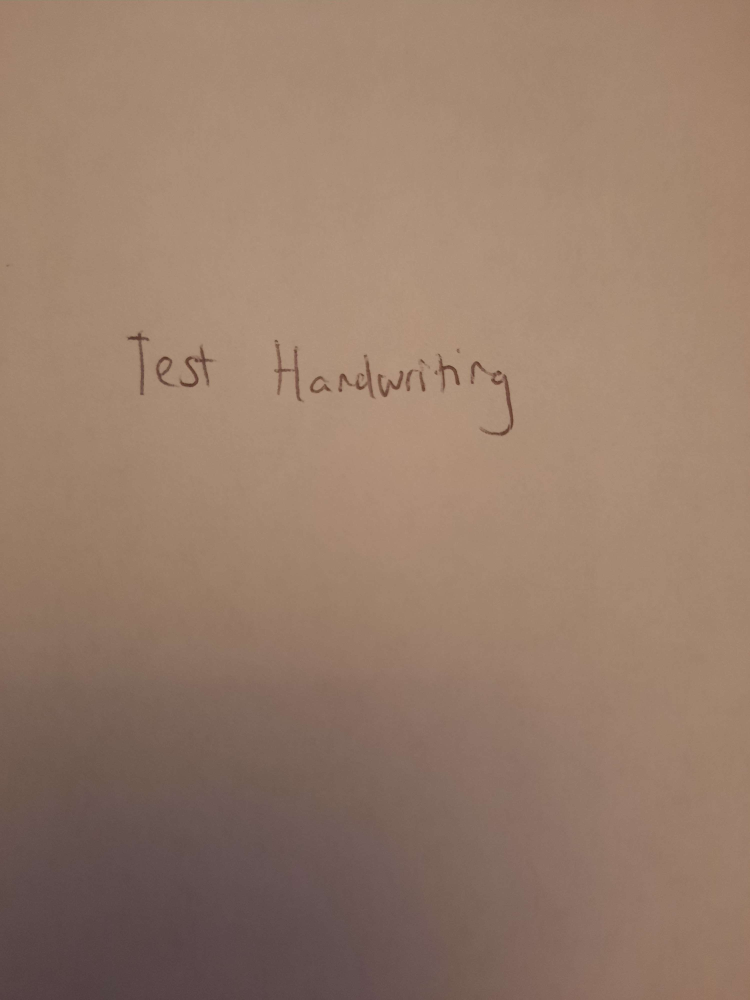
#> input picture notebook/20230721_214550.jpg, 3000 x 4000 px (shown at 1/4 size)
$ jupyter execute --allow-errors model.ipynb
#> lines starting #> are read from the running program, lines starting #| are printed output that depends on the picture; after the words box and inside, x2 and y2 are one past the last pixel; in counts of white or black regions, pixels touching at a corner belong together
[cell 1]
import typing
import string

import tensorflow as tf
from tensorflow import keras
import numpy as np
import cv2
import os
import hashlib

import urllib.request
import urllib.parse

tf.__version__

[cell 2]
import keras_ocr

#> (a cell that did not finish here is left out)

#> (a cell that did not finish here is left out)

#> (a cell that did not finish here is left out)

[cell 6]
import matplotlib.pyplot as plt
import pandas as pd

#> (a cell that did not finish here is left out)

#> (a cell that did not finish here is left out)

[cell 9]
from PIL import Image

[cell 10]
im = Image.open(r"20230721_214550.jpg")
#> im is the input picture: PIL image 3000x4000 RGB; mean R, G, B 150.7, 124, 106.3
#> (the rest of this cell did not finish here and is left out)

[cell 11]
threshold = 127
fn = lambda x : 255 if x < threshold else 0
#> (the rest of this cell did not finish here and is left out)

#> (a cell that did not finish here is left out)

[cell 13]
normal_dataset = np.empty((39334, 28, 28))
normal_test_dataset = np.empty((19037, 28, 28))
i = 0

def convert_image(img):
    threshold = 127
    fn = lambda x : 255 if x > threshold else 0
    img_recolored = img.convert('L').point(fn, mode='1').resize((28, 28))
    return img_recolored

for file in os.listdir("data/Train/Normal"):
    img = Image.open(r"data/Train/Normal/" + file)
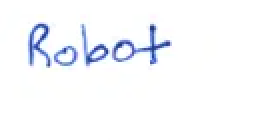
#> input picture data/Train/Normal/crop test.png, 136 x 70 px, found by its file name (shown 2 times larger)
#> img is the input picture: PIL image 136x70 RGBA; mean R, G, B, A 247.4, 248.9, 252, 255
    converted = np.array(convert_image(img))
#> in convert_image, `img_recolored = img.convert('L').point(fn, mode='1').resize((28, 28))`:
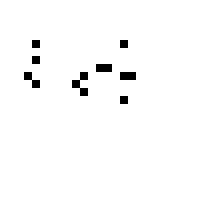
#> img_recolored: PIL image 28x28 1 (shown 8 times larger); 98.3% white; black in thin lines or dots, all inside (x1, y1, x2, y2) = (3, 5, 17, 13)
    if converted[0][0] == 0:
        normal_dataset[i] = converted
        i += 1
#> pass 2 of the loop `for file in os.listdir("data/Train/Normal"):`:
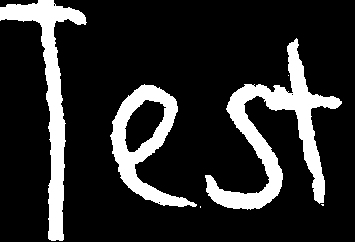
#> input picture data/Train/Normal/handwritten.png, 355 x 242 px, found by its file name
#> img is the input picture: PIL image 355x242 RGBA; mean R, G, B, A 42.4, 42.4, 42.4, 255
#> in convert_image (call 2), `img_recolored = img.convert('L').point(fn, mode='1').resize((28, 28))`:
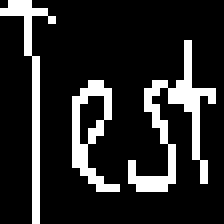
#> img_recolored: PIL image 28x28 1 (shown 8 times larger); 16.1% white in thin lines or dots
i = 0
for file in os.listdir("data/Test/Normal"):
    img = Image.open(r"data/Test/Normal/" + file)
    converted = np.array(convert_image(img))
    if converted[0][0] == 0:
        normal_test_dataset[i] = converted
        i += 1
#> pass 2 of the loop `for file in os.listdir("data/Test/Normal"):`:

print(i)

[cell 14]
dyslexic_dataset = np.empty((65534, 28, 28))
dyslexic_test_dataset = np.empty((19284, 28, 28))
i = 0

#> (the rest of this cell did not finish here and is left out)

[cell 15]
normal_dataset_reorganized = np.empty((37254, 28, 28))
normal_test_dataset_reorganized = np.empty((19037, 28, 28))
dyslexic_dataset_reorganized = np.empty((65534, 28, 28))
dyslexic_test_dataset_reorganized = np.empty((19284, 28, 28))

for i in range(37254):
    normal_dataset_reorganized[i] = np.transpose(normal_dataset[i])

for i in range(65534):
    dyslexic_dataset_reorganized[i] = np.transpose(dyslexic_dataset[i])

for i in range(19037):
    normal_test_dataset_reorganized[i] = np.transpose(normal_test_dataset[i])

for i in range(19284):
    dyslexic_test_dataset_reorganized[i] = np.transpose(dyslexic_test_dataset[i])

[cell 16]
k = 1
#> (the rest of this cell did not finish here and is left out)

[cell 17]
k = 1
#> (the rest of this cell did not finish here and is left out)

[cell 18]
k = 1
normal_test_dataset_list = normal_test_dataset_reorganized.tolist()

for i in range(len(normal_test_dataset_list)):
    k = 1
    for j in reversed(normal_test_dataset_list[i]):
        if max(j) == 0:
            normal_test_dataset_list[i].pop(28 - k)
        k += 1

k = 1

dyslexic_test_dataset_list = dyslexic_test_dataset_reorganized.tolist()

for i in range(len(dyslexic_test_dataset_list)):
    k = 1
    for j in reversed(dyslexic_test_dataset_list[i]):
        if max(j) == 0:
            dyslexic_test_dataset_list[i].pop(28 - k)
        k += 1

[cell 19]
import random
import matplotlib.cm as cm

random.seed(1)

normal_training = []

def add_spacing(img):
    for i in range(random.randint(0, 2)):
        img.append([0] * 28)

def create_training_normal(letters):
    random.seed(letters)
    nums = []
    spliced_image = []
    for i in range(letters * 20000):
        nums.append(random.randint(0, 37253))
    for i in range(20000):
        for k in range(letters):
            for j in normal_dataset_list[nums[i + 20000 * k]]:
                spliced_image.append(j)
            if k != letters - 1:
                add_spacing(spliced_image)
        normal_training.append(spliced_image)
        spliced_image = []

#> (the rest of this cell did not finish here and is left out)

[cell 20]
normal_testing = []

def create_testing_normal(letters):
    random.seed(letters)
    nums = []
    spliced_image = []
    for i in range(letters * 1000):
        nums.append(random.randint(0, 19036))
    for i in range(1000):
        for k in range(letters):
            for j in normal_test_dataset_list[nums[i + 1000 * k]]:
                spliced_image.append(j)
            if k != letters - 1:
                add_spacing(spliced_image)
        normal_testing.append(spliced_image)
        spliced_image = []

for i in range(3, 8):
    create_testing_normal(i)

print(len(normal_testing))

test = normal_testing[4999]
test_image = np.transpose(np.array(test))
plt.imsave('test7.png', test_image, cmap=cm.gray)
